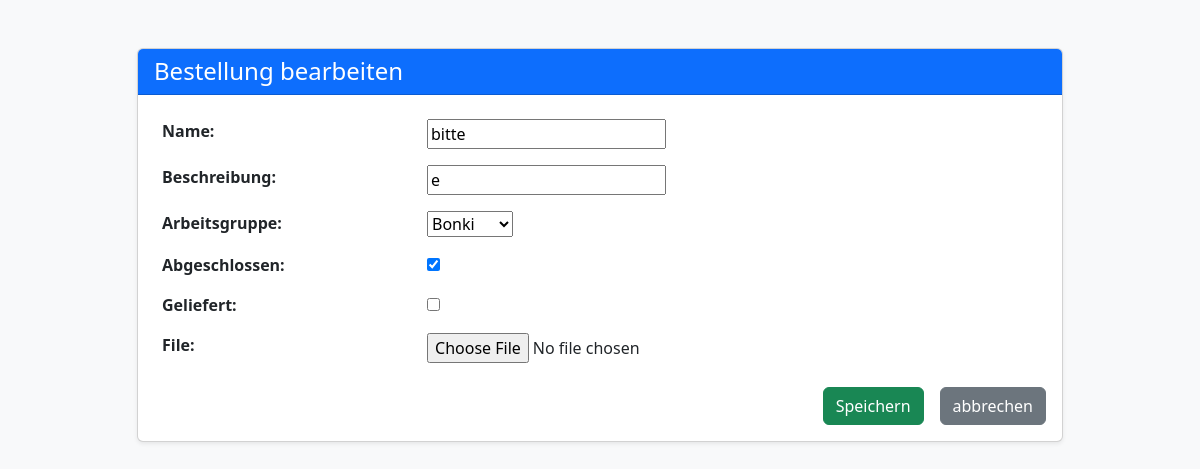
Page /edit/4/ on the committed database.
### tasks/models.py (models this page shows, shortened)
class Task(models.Model):
    name = models.CharField(max_length=200)
    beschreibung = models.CharField(blank=True)
    abgeschlossen = models.BooleanField(default=False)
    geliefert = models.BooleanField(default=False)
    created_at = models.DateTimeField(auto_now=True)
    arbeitsgruppe = models.ForeignKey(Ag, on_delete =models.CASCADE)
    file = models.FileField(upload_to='task_pdfs/', blank=True, null=True)

### tasks/views.py (the view)
# urls.py: path('edit/<int:pk>/', views.task_update, name='task-edit'),
def task_update(request, pk):
    task = get_object_or_404(Task, pk=pk)
    if request.method == 'POST':
        form = TaskForm(request.POST,request.FILES, instance=task)
        if form.is_valid():
            form.save()
            return redirect('task-list')
    else:
        form = TaskForm(instance=task)
    return render(request, 'tasks/task_form.html', {'form': form})

### tasks/forms.py
class TaskForm(forms.ModelForm):
    class Meta:
        model = Task
        fields = ["name", "beschreibung", "arbeitsgruppe","abgeschlossen","geliefert","file"]

### tasks/models.py (called while the page is built)
    def __str__(self):
        return self.Name

### tasks/templates/tasks/task_form.html (shortened to what this page needs)
<!DOCTYPE html>
<html lang="de">
<head>
    <link href="https://cdn.jsdelivr.net/npm/bootstrap@5.3.0/dist/css/bootstrap.min.css" rel="stylesheet">
</head>
<body class="bg-light">
<div class="container mt-5">
    <div class="row justify-content-center">
        <div class="col-md-8 col-lg-10">
            <div class="card shadow-sm">
                <div class="card-header bg-primary text-white">
                    <h4 class="mb-0">
                        {% if form.instance.pk %}
                            Bestellung bearbeiten
                        {% else %}
                            Bestellung hinzufügen
                        {% endif %}
                    </h4>
                </div>
                <div class="card-body">
                    <form method="post">
                        <table class="table table-borderless">
                            {{ form.as_table }}
                        </table>
                        <div class="d-flex justify-content-end gap-2">
                            <button type="submit" class="btn btn-success me-2"> Speichern</button>
                            <a href="{% url 'task-list' %}" class= "btn btn-secondary"> abbrechen</a>
                        </div>
                    </form>
                </div>
            </div>
        </div>
    </div>
</div>
</body>
</html>

### rows in the picture
Task: name "bitte", beschreibung "e", arbeitsgruppe "Bonki", abgeschlossen "☑"
